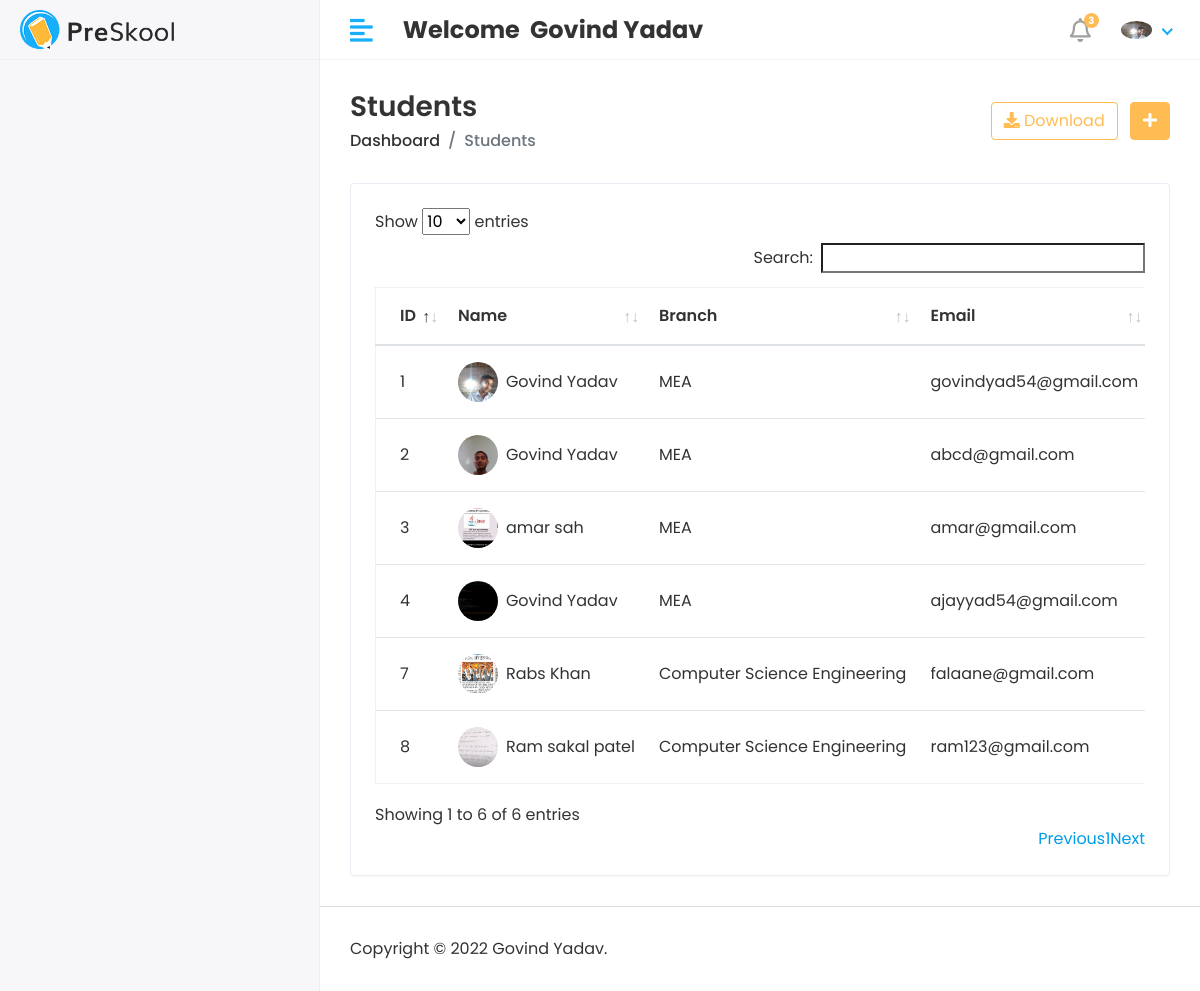
/Hod/Student/View (signed in), run on the app's committed database.
### app/models.py (models this page shows, shortened)
class CustomUser(AbstractUser):
    USER = (
        (1, 'HOD'),
        (1, 'STAFF'),
        (1, 'STUDENT'),
    )
    user_type = models.CharField(choices=USER, max_length=50, default=1)
    profile_pic = models.ImageField(upload_to='media/profile_pic')

class Student(models.Model):
    admin = models.OneToOneField(CustomUser, on_delete=models.CASCADE)
    address = models.TextField()
    gender = models.CharField(max_length=100)
    branch_id = models.ForeignKey(Course, on_delete=models.DO_NOTHING)
    session_year_id = models.ForeignKey(Session_Year, on_delete=models.DO_NOTHING)
    join_data = models.CharField(max_length=100)
    mobile_number = models.CharField(max_length=20)
    created_at = models.DateTimeField(auto_now_add=True)
    updated_at = models.DateTimeField(auto_now=True)

class Course(models.Model):
    name = models.CharField(max_length=100)
    created_at = models.DateTimeField(auto_now_add=True)
    updated_at = models.DateTimeField(auto_now=True)
    def __str__(self):
        return self.name

### student_management_project/Hod_views.py (the view)
# urls.py: path('Hod/Student/View', Hod_views.VIEW_STUDENT, name="view_student"),
@login_required(login_url='/')
def VIEW_STUDENT(request):
    student = Student.objects.all()
    context ={
        'student':student
    }
    return render(request, 'Hod/view_student.html', context)

### app/models.py (called while the page is built)
    def __str__(self):
        return self.session_start + "     To    " + self.session_end

### templates/Hod/view_student.html (shortened to what this page needs)
{% extends 'base.html' %}
{% block content %}
 <div class="page-header">
               <div class="row align-items-center">
                  <div class="col">
                     <h3 class="page-title">Students</h3>
                     <ul class="breadcrumb">
                        <li class="breadcrumb-item"><a href="{% url 'hod_home' %}">Dashboard</a></li>
                        <li class="breadcrumb-item active">Students</li>
                     </ul>
                  </div>
                  <div class="col-auto text-right float-right ml-auto">
                     <a href="#" class="btn btn-outline-primary mr-2"><i class="fas fa-download"></i> Download</a>
                     <a href="{% url 'add_student' %}" class="btn btn-primary"><i class="fas fa-plus"></i></a>
                  </div>
               </div>
            </div>
            <div class="row">
               <div class="col-sm-12">
                  <div class="card card-table">
                     <div class="card-body">
                        {% if student %}
                         <div class="table-responsive">
                           <table id="table_id" class="table table-hover table-center mb-0 ">
                              <thead>
                                 <tr>
                                    <th>ID</th>
                                    <th>Name</th>
                                    <th>Branch</th>
                                    <th>Email</th>
                                 </tr>
                              </thead>
                              <tbody>
                                 {% for i in student %}
                                    <tr>
                                    <td>{{i.id}}</td>
                                    <td>
                                       <h2 class="table-avatar">
                                          <a href="student-details.html" class="avatar avatar-sm mr-2"><img
                                                class="avatar-img rounded-circle"
                                                src="/{{i.admin.profile_pic}}" alt="User Image"></a>
                                          <a href="student-details.html">{{i.admin.first_name}} {{i.admin.last_name}}</a>
                                       </h2>
                                    </td>
                                    <td>{{i.branch_id}}</td>
                                    <td>{{i.admin.email}}</td>
                                 </tr>
                                {% endfor %}
                              </tbody>
                           </table>
                        </div>
                         {% else %}
                         <h4 class="text-center text-red">No Student Records</h4>
                        {% endif %}
                     </div>
                  </div>
               </div>
            </div>
{% endblock %}

### templates/includes/header.html (shortened to what this page needs)
{% load static %}
<div class="header">
         <div class="header-left">
            <a href="index.html" class="logo">
               <img src="{% static 'assets/img/logo.png' %}" alt="Logo">
            </a>
         </div>
         <a href="javascript:void(0);" id="toggle_btn">
            <i class="fas fa-align-left"></i>
         </a>
         <div class="top-nav-search mt-3">
           <h4><strong>Welcome &nbsp;<span>{{user.first_name}} {{user.last_name}}</span></strong></h4>
         </div>
         <ul class="nav user-menu">
            <li class="nav-item dropdown noti-dropdown">
               <a href="#" class="dropdown-toggle nav-link" data-toggle="dropdown">
                  <i class="far fa-bell"></i> <span class="badge badge-pill">3</span>
               </a>
            </li>
            <li class="nav-item dropdown has-arrow">
               <a href="#" class="dropdown-toggle nav-link" data-toggle="dropdown">
                   {% if user.profile_pic == "" %}
                        <span class="user-img"><img class="rounded-circle" src="{% static 'assets/img/govind_pic.jpg' %}" width="31"
                        alt=""></span>
                   {% else %}
                        <span class="user-img"><img class="rounded-circle" src="/{{user.profile_pic}}" width="31"
                        alt=""></span>
                   {% endif %}
               </a>
            </li>
         </ul>
      </div>

### static/assets/css/style.css (style rules this page uses)
html { height: 100%; }
body { background-color: #fff; color: #333; font-family: 'Poppins', sans-serif; font-size: 1rem; height: 100%; line-height: 1.5; overflow-x: hidden; }
h1, h2, h3, h4, h5, h6 { font-family: 'Poppins', sans-serif; margin-top: 0; }
a { color: #009ce7; }
input, button, a { transition: all 0.4s ease; -moz-transition: all 0.4s ease; -o-transition: all 0.4s ease; -ms-transition: all 0.4s ease; -webkit-transition: all 0.4s ease; }
ul, ol { padding: 0px; list-style: none; }
.table { color: #333; max-width: 100%; margin-bottom: 0; width: 100%; }
.table.dataTable { border-collapse: collapse !important; border: 1px solid rgba(0, 0, 0, 0.05); }
table.table td h2 { display: inline-block; font-size: inherit; font-weight: 400; margin: 0; padding: 0; vertical-align: middle; }
table.table td h2.table-avatar { align-items: center; display: inline-flex; font-size: inherit; font-weight: 400; margin: 0; padding: 0; vertical-align: middle; white-space: nowrap; }
table.table td h2 a { color: #333; }
.table thead tr th { font-weight: 600; }
.table tbody tr { border-bottom: 1px solid rgba(0, 0, 0, 0.05); }
.table.table-center td, .table.table-center th { vertical-align: middle; }
.card-table .card-body .table > thead > tr > th { border-top: 0; }
.card-table .card-body .table tr td:first-child, .card-table .card-body .table tr th:first-child { padding-left: 1.5rem; }
.card-table .table td, .card-table .table th { border-top: 1px solid #e2e5e8; padding: 1rem 0.75rem; white-space: nowrap; }
.btn-primary { background-color: #FFBC53; border: 1px solid #FFBC53; }
.btn-outline-primary { color: #FFBC53; border-color: #FFBC53; }
.card { border: 1px solid #ececf5; box-shadow: 0 1px 3px 0 rgba(0, 0, 0, 0.03); margin-bottom: 1.875rem; }
.card-body { padding: 1.5rem; }
.avatar { position: relative; display: inline-block; width: 3rem; height: 3rem }
.avatar > img { width: 100%; height: 100%; -o-object-fit: cover; object-fit: cover; }
.avatar-sm { width: 2.5rem; height: 2.5rem; }
.header { background-color: #fff; border-bottom: 1px solid #f3f3f4; left: 0; position: fixed; right: 0; top: 0; z-index: 1001; height: 60px; }
.header .header-left { float: left; height: 60px; padding: 0 20px; position: relative; width: 320px; z-index: 1; transition: all 0.2s ease-in-out; background-color: #f7f7fa; border-bottom: 1px solid #efefef; border-right: 1px solid #ececf5; display: flex; align-items: center; }
.header .header-left .logo { display: inline-block; line-height: 60px; }
.header .header-left .logo img { max-height: 40px; width: auto; }
.header .dropdown-toggle:after { display: none; }
.header .has-arrow .dropdown-toggle:after { border-top: 0; border-left: 0; border-bottom: 2px solid #18aefa; border-right: 2px solid #18aefa; content: ''; height: 8px; display: inline-block; pointer-events: none; -webkit-transform-origin: 66% 66%; -ms-transform-origin: 66% 66%; transform-origin: 66% 66%; -webkit-transform: rotate(45deg); -ms-transform: rotate(45deg); transform: rotate(45deg); -webkit-transition: all 0.15s ease-in-out; transition: all 0.15s ease-in-out; width: 8px; vertical-align: 0px; }
.user-menu { float: right; margin: 0; position: relative; z-index: 99; padding-right: 15px; }
.user-menu.nav > li > a { color: #a0a0a0; font-size: 14px; line-height: 58px; padding: 0 15px; height: 60px; }
.user-img { margin-right: 3px; position: relative; }
.top-nav-search { float: left; margin-left: 15px; }
.page-header { margin-bottom: 1.875rem; }
.page-header .breadcrumb { background-color: transparent; color: #6c757d; font-size: 1rem; font-weight: 500; margin-bottom: 0; padding: 0; }
.page-header .breadcrumb a { color: #333; }
.page-title { font-size: 28px; font-weight: 600; color: #333; margin-bottom: 5px; }
.user-menu.nav > li > a .badge { background-color: #FFBC53; display: block; font-size: 10px; font-weight: bold; height: 15px; width: 15px; position: absolute; right: 7px; top: 13px; color: #fff; padding: 3px; }
.user-menu.nav > li > a > i { font-size: 1.5rem; line-height: 60px; }
@media (min-width: 992px) { #toggle_btn { align-items: center; color: #18aefa; display: inline-flex; float: left; font-size: 26px; height: 60px; justify-content: center; margin-left: 15px; padding: 0 15px; } }

### data on the page
CustomUser: first_name "Govind", last_name "Yadav", profile_pic (picture)
Student: id "1", admin.profile_pic (picture), admin.first_name "Govind", admin.last_name "Yadav", branch_id "MEA", admin.email "govindyad54@gmail.com"
Student: id "2", admin.profile_pic (picture), admin.first_name "Govind", admin.last_name "Yadav", branch_id "MEA", admin.email "abcd@gmail.com"
Student: id "3", admin.profile_pic (picture), admin.first_name "amar", admin.last_name "sah", branch_id "MEA", admin.email "amar@gmail.com"
Student: id "4", admin.profile_pic (picture), admin.first_name "Govind", admin.last_name "Yadav", branch_id "MEA", admin.email "ajayyad54@gmail.com"
Student: id "7", admin.profile_pic (picture), admin.first_name "Rabs", admin.last_name "Khan", branch_id "Computer Science Engineering", admin.email "falaane@gmail.com"
Student: id "8", admin.profile_pic (picture), admin.first_name "Ram sakal", admin.last_name "patel", branch_id "Computer Science Engineering", admin.email "ram123@gmail.com"
